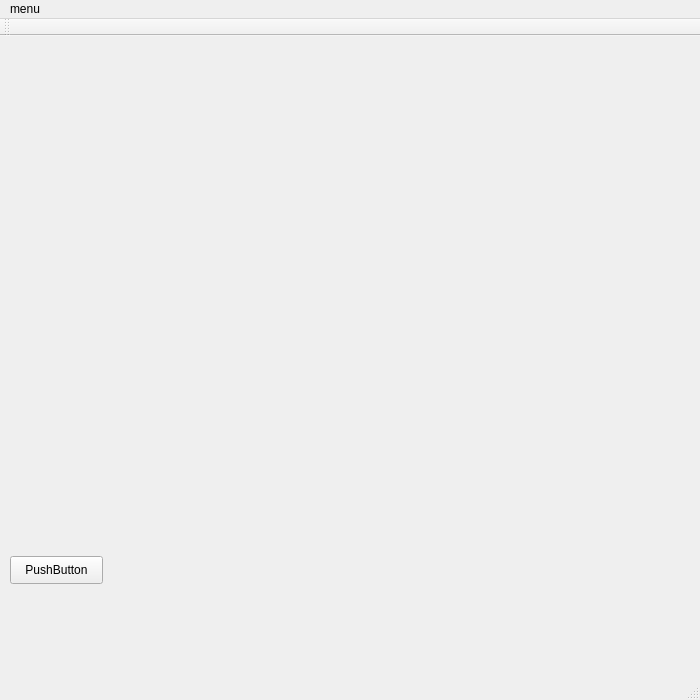
<?xml version="1.0" encoding="UTF-8"?>
<ui version="4.0">
 <class>MainWindow</class>
 <widget class="QMainWindow" name="MainWindow">
  <property name="geometry">
   <rect>
    <x>0</x>
    <y>0</y>
    <width>700</width>
    <height>700</height>
   </rect>
  </property>
  <property name="minimumSize">
   <size>
    <width>700</width>
    <height>700</height>
   </size>
  </property>
  <property name="windowTitle">
   <string>MainWindow</string>
  </property>
  <widget class="QWidget" name="centralWidget">
   <property name="minimumSize">
    <size>
     <width>0</width>
     <height>0</height>
    </size>
   </property>
   <widget class="QPushButton" name="pushButton">
    <property name="geometry">
     <rect>
      <x>10</x>
      <y>520</y>
      <width>93</width>
      <height>28</height>
     </rect>
    </property>
    <property name="text">
     <string>PushButton</string>
    </property>
   </widget>
  </widget>
  <widget class="QMenuBar" name="menuBar">
   <property name="geometry">
    <rect>
     <x>0</x>
     <y>0</y>
     <width>700</width>
     <height>26</height>
    </rect>
   </property>
   <widget class="QMenu" name="menuTowerDefense">
    <property name="title">
     <string>menu</string>
    </property>
   </widget>
   <addaction name="menuTowerDefense"/>
  </widget>
  <widget class="QToolBar" name="mainToolBar">
   <attribute name="toolBarArea">
    <enum>TopToolBarArea</enum>
   </attribute>
   <attribute name="toolBarBreak">
    <bool>false</bool>
   </attribute>
  </widget>
  <widget class="QStatusBar" name="statusBar"/>
 </widget>
 <layoutdefault spacing="6" margin="11"/>
 <resources/>
 <connections/>
</ui>
